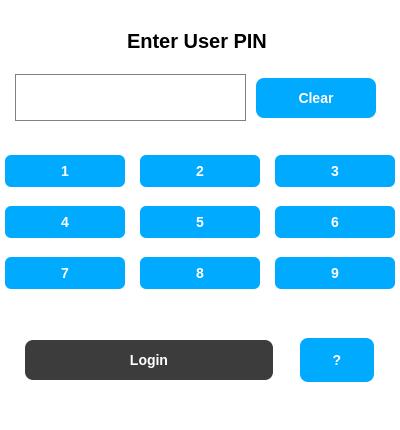
<?xml version="1.0" encoding="UTF-8"?>
<ui version="4.0">
 <class>Login</class>
 <widget class="QDialog" name="Login">
  <property name="geometry">
   <rect>
    <x>0</x>
    <y>0</y>
    <width>400</width>
    <height>430</height>
   </rect>
  </property>
  <property name="windowTitle">
   <string>Dialog</string>
  </property>
  <property name="styleSheet">
   <string notr="true">/* Main dialog styling */
QDialog#Login {
    font-size: 18px;
    font-weight: bold;
    padding: 5px;
    background-color: white;
}

QLabel#label_10 {
    font-size: 20px;
    font-weight: bold;
}

/* Main group box styling */
QDialog#Login QGroupBox#groupBox {
    font-size: 18px;
    font-weight: bold;
    padding: 5px;
    background-color: white;
}

/* Vertical layouts */
QDialog#Login QVBoxLayout {
    border: none;
}

/* Inner group boxes */
QDialog#Login QGroupBox {
    font-size: 22px;
    font-weight: bold;
    padding: 5px;
    color: #555555;
    border: none;
}

/* Login input area */
QDialog#Login QGroupBox#groupBox_9 {
    border: none;
}

QDialog#Login QLineEdit#login_line_edit {
    border: 1px solid gray;
    min-height: 45px;
}

/* Clear button styling */
QDialog#Login QPushButton#clear_login_pin_button {
    background-color: rgb(0, 170, 255);
    color: white;
    border: none;
    padding: 10px 15px;
    text-align: center;
    text-decoration: none;
    font-size: 14px;
    font-weight: bold;
    margin: 4px 4px;
    border-radius: 8px;
    min-width: 90px;
    min-height: 20px;
}

/* Keypad styling */
QDialog#Login QPushButton {
    font-size: 14px;
    font-weight: bold;
    color: white;
    background-color: rgb(0, 170, 255);
    padding: 8px;
    margin-top: 4px;
    border-radius: 6px;
}

/* Bottom buttons styling */
QDialog#Login QPushButton#enter_password_button {
    background-color: rgb(60, 60, 60);
    color: white;
    border: none;
    padding: 12px 24px;
    margin: 8px 0px;
    text-align: center;
    text-decoration: none;
    font-size: 14px;
    font-weight: bold;
    border-radius: 8px;
    min-width: 150px;
    max-width: 200px;
}

QDialog#Login QPushButton#login_help_button {
    background-color: rgb(0, 170, 255);
    color: white;
    border: none;
    padding: 12px 12px;
    margin: 8px 0px;
    text-align: center;
    text-decoration: none;
    font-size: 14px;
    font-weight: bold;
    border-radius: 8px;
    max-width: 50px;
    max-height: 20px;
}</string>
  </property>
  <widget class="QGroupBox" name="groupBox">
   <property name="geometry">
    <rect>
     <x>0</x>
     <y>0</y>
     <width>400</width>
     <height>430</height>
    </rect>
   </property>
   <property name="minimumSize">
    <size>
     <width>250</width>
     <height>350</height>
    </size>
   </property>
   <property name="maximumSize">
    <size>
     <width>400</width>
     <height>450</height>
    </size>
   </property>
   <layout class="QVBoxLayout" name="verticalLayout_2">
    <property name="leftMargin">
     <number>0</number>
    </property>
    <property name="topMargin">
     <number>0</number>
    </property>
    <property name="rightMargin">
     <number>0</number>
    </property>
    <property name="bottomMargin">
     <number>0</number>
    </property>
    <item>
     <widget class="QGroupBox" name="groupBox_2">
      <property name="sizePolicy">
       <sizepolicy hsizetype="Preferred" vsizetype="Preferred">
        <horstretch>0</horstretch>
        <verstretch>0</verstretch>
       </sizepolicy>
      </property>
      <property name="minimumSize">
       <size>
        <width>0</width>
        <height>140</height>
       </size>
      </property>
      <property name="title">
       <string/>
      </property>
      <layout class="QVBoxLayout" name="verticalLayout_9">
       <property name="leftMargin">
        <number>0</number>
       </property>
       <property name="topMargin">
        <number>10</number>
       </property>
       <property name="rightMargin">
        <number>5</number>
       </property>
       <property name="bottomMargin">
        <number>5</number>
       </property>
       <item alignment="Qt::AlignHCenter">
        <widget class="QLabel" name="label_10">
         <property name="maximumSize">
          <size>
           <width>16777215</width>
           <height>30</height>
          </size>
         </property>
         <property name="text">
          <string>Enter User PIN</string>
         </property>
         <property name="margin">
          <number>0</number>
         </property>
        </widget>
       </item>
       <item>
        <widget class="QGroupBox" name="groupBox_9">
         <property name="minimumSize">
          <size>
           <width>250</width>
           <height>50</height>
          </size>
         </property>
         <property name="maximumSize">
          <size>
           <width>16777215</width>
           <height>60</height>
          </size>
         </property>
         <property name="title">
          <string/>
         </property>
         <layout class="QHBoxLayout" name="horizontalLayout_2">
          <property name="leftMargin">
           <number>0</number>
          </property>
          <property name="topMargin">
           <number>0</number>
          </property>
          <property name="rightMargin">
           <number>0</number>
          </property>
          <property name="bottomMargin">
           <number>0</number>
          </property>
          <item>
           <widget class="QLineEdit" name="login_line_edit">
            <property name="minimumSize">
             <size>
              <width>0</width>
              <height>47</height>
             </size>
            </property>
            <property name="echoMode">
             <enum>QLineEdit::Password</enum>
            </property>
           </widget>
          </item>
          <item>
           <widget class="QPushButton" name="clear_login_pin_button">
            <property name="minimumSize">
             <size>
              <width>128</width>
              <height>48</height>
             </size>
            </property>
            <property name="text">
             <string>Clear</string>
            </property>
           </widget>
          </item>
         </layout>
        </widget>
       </item>
      </layout>
     </widget>
    </item>
    <item>
     <layout class="QGridLayout" name="gridLayout_keypad">
      <property name="spacing">
       <number>15</number>
      </property>
      <item row="4" column="0">
       <widget class="QPushButton" name="pushButton_7">
        <property name="text">
         <string>7</string>
        </property>
       </widget>
      </item>
      <item row="3" column="1">
       <widget class="QPushButton" name="pushButton_5">
        <property name="text">
         <string>5</string>
        </property>
       </widget>
      </item>
      <item row="4" column="2">
       <widget class="QPushButton" name="pushButton_9">
        <property name="text">
         <string>9</string>
        </property>
       </widget>
      </item>
      <item row="2" column="1">
       <widget class="QPushButton" name="pushButton_2">
        <property name="text">
         <string>2</string>
        </property>
       </widget>
      </item>
      <item row="2" column="0">
       <widget class="QPushButton" name="pushButton_1">
        <property name="text">
         <string>1</string>
        </property>
       </widget>
      </item>
      <item row="2" column="2">
       <widget class="QPushButton" name="pushButton_3">
        <property name="text">
         <string>3</string>
        </property>
       </widget>
      </item>
      <item row="4" column="1">
       <widget class="QPushButton" name="pushButton_8">
        <property name="text">
         <string>8</string>
        </property>
       </widget>
      </item>
      <item row="3" column="2">
       <widget class="QPushButton" name="pushButton_6">
        <property name="text">
         <string>6</string>
        </property>
       </widget>
      </item>
      <item row="3" column="0">
       <widget class="QPushButton" name="pushButton_4">
        <property name="text">
         <string>4</string>
        </property>
       </widget>
      </item>
     </layout>
    </item>
    <item>
     <widget class="QGroupBox" name="groupBox_3">
      <property name="title">
       <string/>
      </property>
      <layout class="QHBoxLayout" name="horizontalLayout">
       <property name="spacing">
        <number>12</number>
       </property>
       <property name="leftMargin">
        <number>0</number>
       </property>
       <property name="topMargin">
        <number>0</number>
       </property>
       <property name="rightMargin">
        <number>0</number>
       </property>
       <property name="bottomMargin">
        <number>0</number>
       </property>
       <item>
        <widget class="QPushButton" name="enter_password_button">
         <property name="minimumSize">
          <size>
           <width>198</width>
           <height>0</height>
          </size>
         </property>
         <property name="maximumSize">
          <size>
           <width>248</width>
           <height>16777215</height>
          </size>
         </property>
         <property name="text">
          <string>Login</string>
         </property>
        </widget>
       </item>
       <item>
        <widget class="QPushButton" name="login_help_button">
         <property name="maximumSize">
          <size>
           <width>74</width>
           <height>60</height>
          </size>
         </property>
         <property name="text">
          <string>?</string>
         </property>
        </widget>
       </item>
      </layout>
     </widget>
    </item>
   </layout>
  </widget>
 </widget>
 <resources/>
 <connections/>
</ui>
